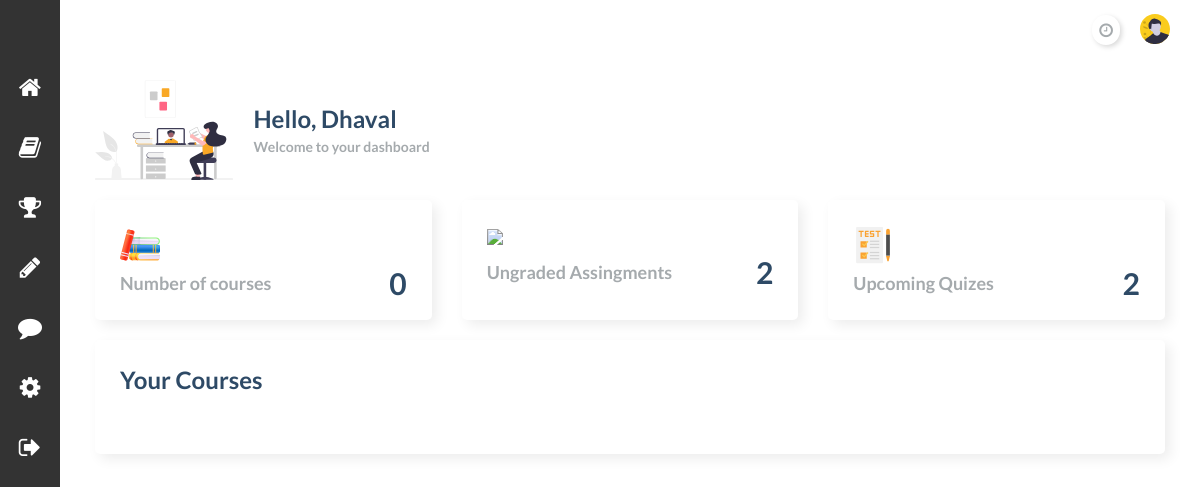
Before: /faculty_dashboard/ (signed in) with the older database file.
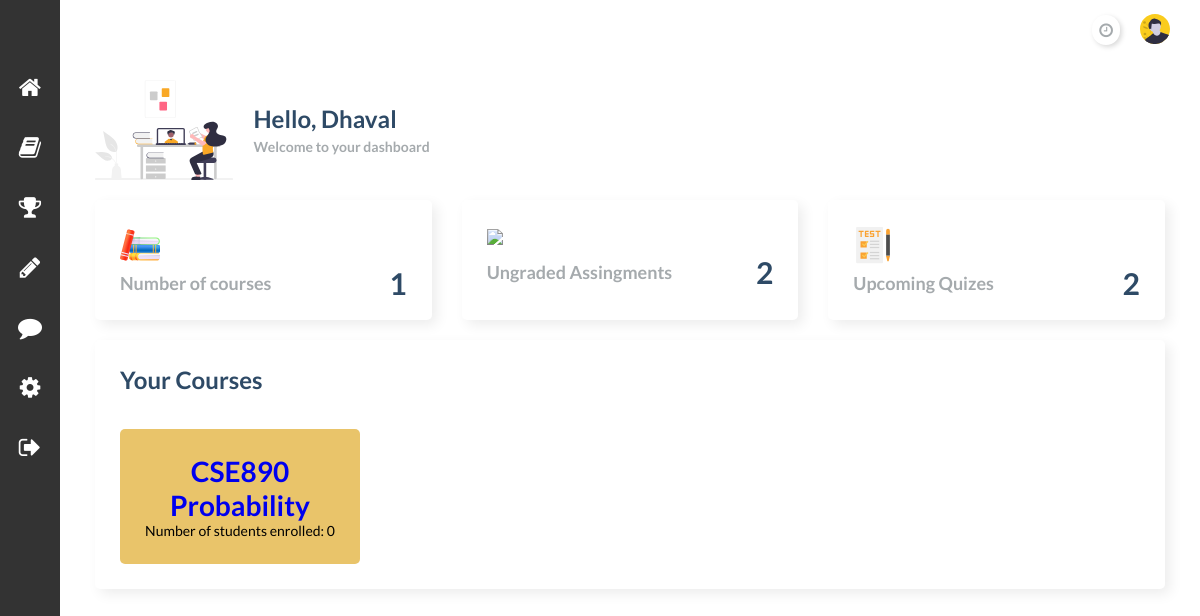
After: the same page with the newer database file.
### lms/models.py (models this page shows, shortened)
class Faculty(models.Model):
    class Meta:
        verbose_name_plural = 'Faculty Information'
    f_name = models.CharField(max_length=50)
    l_name = models.CharField(max_length=50)
    f_id = models.CharField(max_length=10)
    email_id = models.EmailField(max_length=50)
    def __str__(self):
        return self.email_id

class Faculty_Course(models.Model):
    course_id = models.CharField(max_length=50)
    course_enrollment_year = models.DateField(default=timezone.now())
    email = models.CharField(max_length=50)
    class Meta:
        verbose_name_plural = 'Faculty Course Information'
        unique_together = (('course_id', 'email', 'course_enrollment_year'),)

class Course(models.Model):
    course_id = models.CharField(primary_key=True,max_length=10, null=False)
    course_name = models.CharField(max_length=50, null=False)
    course_details = models.CharField(max_length=500, null=False)
    professor_id = models.ForeignKey(Faculty, on_delete=models.CASCADE,null=False)
    course_credits = models.FloatField(null=False)
    class Meta:
        verbose_name_plural = 'Course Information'
        unique_together = (('course_id', 'professor_id', 'course_name'),)

### lms/views.py (the view)
# urls.py: path('faculty_dashboard/', views.faculty_dashboard, name='faculty_dashboard'),
@login_required(login_url='login')
def faculty_dashboard(request):
    fac_info = Faculty.objects.get(email_id=request.user)
    fac_course_info = Faculty_Course.objects.filter(email=fac_info)
    course = []
    no_of_course = 0
    no_of_students = []
    for i in fac_course_info:
        cn = Course.objects.filter(course_id=i.course_id)
        total_stu = Student_Course.objects.filter(course_id=i.course_id)
        for j in cn:
            count = 0
            for k in total_stu:
                count = count + 1
            data = {"course_id": i.course_id,
                    "course_name": j.course_name,
                    "course_count": count
                    }
            course.append(data)
            no_of_course = no_of_course + 1
    return render(request, 'lms/faculty_dashboard.html',
                  context={"name": fac_info.f_name, "course": course, "no_of_course": no_of_course,
                           "total_students": no_of_students})

### lms/models.py (called while the page is built)
    def __str__(self):
        return self.email

### lms/templates/lms/faculty_dashboard.html (shortened to what this page needs)
{% extends "lms/base.html" %} {% load static %} {% block content %}
    <link rel="stylesheet" type="text/css" href={% static 'css/fac_style.css' %}>
<div class="main__container">
    <div class="main__title">
        <img src={% static 'css/faculty.svg' %} />
        <div class="main__greeting">
            <h1>Hello, {{ name }}</h1>
            <p>Welcome to your dashboard</p>
        </div>
    </div>
    <div class="main__cards">
        <div class="card">
            <img width="40" src={% static 'css/books.svg' %} />
            <div class="card_inner">
                <p class="text-primary-p">Number of courses</p>
                <span class="font-bold text-title">{{no_of_course}}</span>
            </div>
        </div>
        <div class="card">
            <img width="35" src={% static 'css/assignment.svg' %} />
            <div class="card_inner">
                <p class="text-primary-p">Ungraded Assingments</p>
                <span class="font-bold text-title">2</span>
            </div>
        </div>
        <div class="card">
            <img width="40" src={% static 'css/exam.svg' %} />
            <div class="card_inner">
                <p class="text-primary-p">Upcoming Quizes</p>
                <span class="font-bold text-title">2</span>
            </div>
        </div>
    </div>
            <div class="charts__right">
              <div class="charts__right__title">
                  <h1>Your Courses</h1>
              </div>
              <div class="charts__right__cards">
                  {% for i in course %}
                      {% if forloop.counter  %}
                        <div class="card1" id="{{i.course_id}}">
                        <a class="nav-link" href="/static_page/?course_id={{ i.course_id }}&course_name={{ i.course_name }}">
                          <h1>{{ i.course_id}}</h1>
                          <h1>{{ i.course_name}}</h1>
                        </a>
                        <p>Number of students enrolled: {{i.course_count}}</p>
                        </div>
                      {% endif %}
                  {% endfor %}
              </div>
            </div>
        </div>
    </div>
{% endblock %}

### lms/templates/lms/base.html (shortened to what this page needs)
{% load static %}
<!DOCTYPE html>
<html lang="en">
<head>
    <link rel="stylesheet" href="https://stackpath.bootstrapcdn.com/font-awesome/4.7.0/css/font-awesome.min.css" />
    <link rel="stylesheet" href={% static 'css/fac_style.css' %}>
</head>
<body id="body">
    <div class="navigation">
        <ul>
            <li>
                <a href="">
                    <span class="icon"><i class="fa fa-home"></i></span>
                </a>
            </li>
            <li>
                <a href="">
                    <span class="icon"><i class="fa fa-book"></i></span>
                </a>
            </li>
            <li>
                <a href="">
                    <span class="icon"><i class="fa fa-trophy"></i></span>
                </a>
            </li>
            <li>
                <a href="">
                    <span class="icon"><i class="fa fa-pencil"></i></span>
                </a>
            </li>
            <li>
                <a href="">
                    <span class="icon"><i class="fa fa-comment"></i></span>
                </a>
            </li>
            <li>
                <a href="">
                    <span class="icon"><i class="fa fa-cog"></i></span>
                </a>
            </li>
            <li>
                <a href="{% url 'logout' %}">
                    <span class="icon"><i class="fa fa-sign-out"></i></span>
                </a>
            </li>
        </ul>
    </div>
    <div class="container">
        <nav class="navbar">
            <div class="navbar__right">
                <a href="#">
                    <i class="fa fa-clock-o" aria-hidden="true"></i>
                </a>
                <a href="#">
                    <img width="30" src={% static 'css/avatar.svg' %} />
                </a>
            </div>
        </nav>
        <main>
            {% block content %}{% endblock %}
</body>
</html>

### lms/static/css/fac_style.css (style rules this page uses)
* { margin: 0; padding: 0; }
body { box-sizing: border-box; font-family: "Lato", sans-serif; overflow: scroll; }
.text-primary-p { color: #a5aaad; font-size: 18px; font-weight: 700; }
a { text-decoration: none; }
.font-bold { font-weight: 700; font-size: 30px; }
.text-title { color: #2e4a66; }
.navbar { background: #fff; grid-area: nav; height: 60px; display: flex; align-items: center; justify-content: space-between; padding: 0 30px 0 30px; }
.navbar__right { display: flex; justify-content: center; align-items: center; }
.navbar__right > a { margin-left: 20px; text-decoration: none; }
.navbar__right > a > i { color: #a5aaad; font-size: 16px; border-radius: 50px; background: #ffffff; box-shadow: 2px 2px 5px #d9d9d9, -2px -2px 5px #ffffff; padding: 7px; }
main { background: #ffffff; grid-area: main; overflow-y: auto; }
.main__container { padding: 20px 35px; }
.main__title { display: flex; align-items: center; }
.main__title > img { max-height: 100px; object-fit: contain; margin-right: 20px; }
.main__greeting > h1 { font-size: 24px; color: #2e4a66; margin-bottom: 5px; }
.main__greeting > p { font-size: 14px; font-weight: 700; color: #a5aaad; }
.main__cards { display: grid; grid-template-columns: 1fr 1fr 1fr; gap: 30px; margin: 20px 0; }
.card { display: flex; flex-direction: column; justify-content: space-around; height: 70px; padding: 25px; border-radius: 5px; background: #ffffff; box-shadow: 5px 5px 13px #ededed, -5px -5px 13px #ffffff; }
.card_inner { display: flex; align-items: center; justify-content: space-between; }
.charts__right { padding: 25px; border-radius: 5px; background: #ffffff; box-shadow: 5px 5px 13px #ededed, -5px -5px 13px #ffffff; }
.charts__right__title { display: flex; align-items: center; justify-content: space-between; }
.charts__right__title > h1 { font-size: 24px; color: #2e4a66; margin-bottom: 5px; }
.charts__right__cards { display: grid; grid-template-columns: 1fr 1fr 1fr 1fr; gap: 20px; margin-top: 30px; }
.card1 { background: #d1ecf1; color: #000; text-align: center; padding: 25px; border-radius: 5px; font-size: 14px; }
.navigation { position: fixed; width: 60px; height: 100%; top: 0; background: #333; transition: 0.5s; overflow: hidden; z-index: 3; }
.navigation ul { position: absolute; margin-top: 60px; left: 0; width: 100%; }
.navigation ul li { position: relative; width: 100%; list-style: none; }
.navigation ul li a { position: relative; display: block; width: 100%; display: flex; text-decoration: none; color: #fff; }
.navigation ul li a .icon { position: relative; display: block; min-width: 60px; height: 60px; line-height: 60px; text-align: center; }
.navigation ul li a .icon .fa { font-size: 24px; }
.container { display: grid; height: 100vh; margin-left: 60px; grid-template-columns: 1fr; grid-template-rows: 0.2fr 3fr; grid-template-areas: "nav" "main"; }

Changed rows visible on the page:
added Faculty_Course: course_id "CSE890"
added Course: course_name "Probability"
Other visible differences:
{{ no_of_course }}: "0" → "1"
new list line: "Number of students enrolled: 0"
